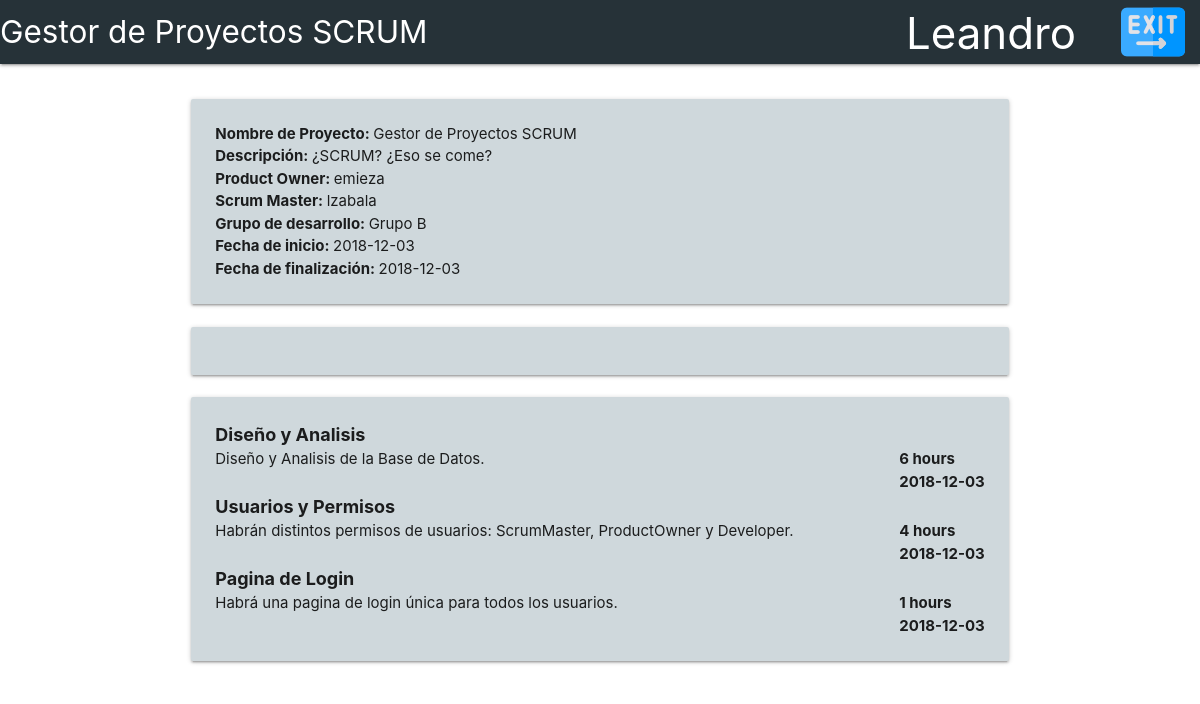
The app's page /proyectos.php?nom=Gestor de Proyectos SCRUM (signed in), older data.
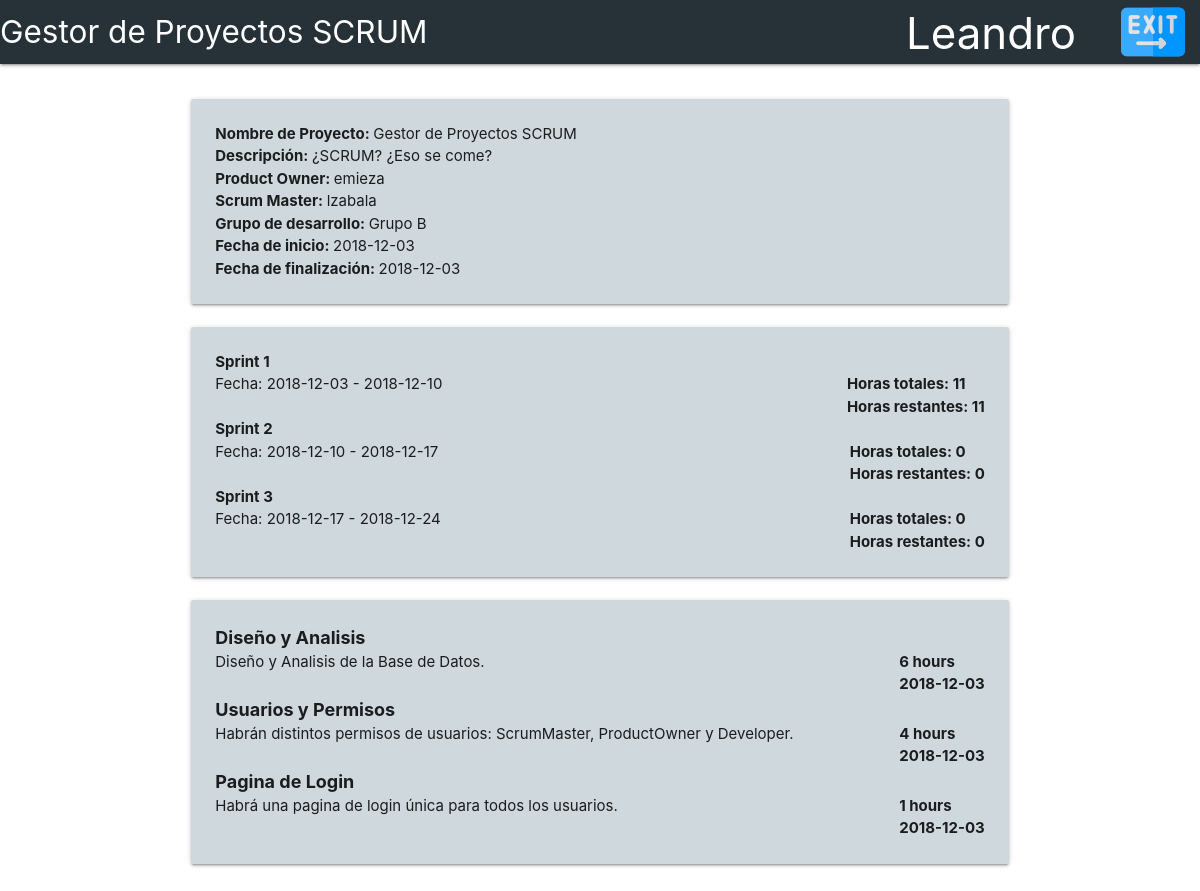
The same page, newer data.
### tables this page shows
CREATE TABLE `users` (
  `uid` int(11) NOT NULL,
  `username` varchar(20) NOT NULL,
  `password` varchar(256) NOT NULL,
  `rol` varchar(20) NOT NULL,
  `name` varchar(20) NOT NULL,
  `last_name` varchar(20) DEFAULT NULL,
  `email` varchar(50) NOT NULL,
  `phone_number` int(11) NOT NULL
);

CREATE TABLE `project` (
  `id_project` int(11) NOT NULL,
  `cod_project` int(11) NOT NULL,
  `name_project` varchar(30) NOT NULL,
  `description` varchar(40) NOT NULL,
  `product_owner` varchar(20) NOT NULL,
  `scrum_master` varchar(20) NOT NULL,
  `group_name` varchar(15) NOT NULL,
  `date_start` date NOT NULL,
  `date_finish` date NOT NULL,
  `comments` varchar(40) NOT NULL,
  `budget` int(11) NOT NULL
);

CREATE TABLE `specifications` (
  `id_specification` int(11) NOT NULL,
  `cod_specification` int(11) NOT NULL,
  `cod_project` int(11) NOT NULL,
  `name_specification` varchar(60) NOT NULL,
  `description` varchar(200) NOT NULL,
  `comments` varchar(40) NOT NULL,
  `hours` int(11) NOT NULL,
  `date` date NOT NULL,
  `completed` tinyint(1) DEFAULT NULL
);

CREATE TABLE `sprints` (
  `id_sprint` int(11) NOT NULL,
  `cod_project` int(11) NOT NULL,
  `number_sprint` int(11) NOT NULL,
  `name_sprint` varchar(20) NOT NULL,
  `date_start` date NOT NULL,
  `date_finish` date NOT NULL,
  `total_hours` int(11) NOT NULL,
  `hours_left` int(11) NOT NULL
);

### userClass.php (called while the page is built, shortened)
<?php
class userClass
{
public function userDetails($uid)
{
try{
$db = getDB();
$stmt = $db->prepare("SELECT email,username,name,rol FROM users WHERE uid=:uid");
$stmt->bindParam("uid", $uid,PDO::PARAM_INT);
$stmt->execute();
$data = $stmt->fetch(PDO::FETCH_OBJ);
return $data;
}
catch(PDOException $e) {
echo '{"error":{"text":'. $e->getMessage() .'}}';
}
}
public function projectDeveloper($uid)
{
$sql="SELECT * from project WHERE cod_project IN (SELECT cod_project FROM proj_users WHERE name_proj='Gestor de Proyectos SCRUM' AND username IN (SELECT username FROM users WHERE uid=:uid))";
try{
$db = getDB();
$stmt = $db->prepare( $sql, array(PDO::ATTR_CURSOR => PDO::CURSOR_SCROLL));
$stmt->bindParam("uid", $uid,PDO::PARAM_INT);
$stmt->execute();
while ($fila = $stmt->fetch(PDO::FETCH_NUM, PDO::FETCH_ORI_NEXT)) {
      $nombre_proyectos[]=$fila;
    }
    print_r($fila);
}
catch(PDOException $e) {
echo '{"error":{"text":'. $e->getMessage() .'}}';
}
}
}
?>

### proyectos.php (the view, shortened to what this page needs)
<?php
include('session.php');
$userDetails=$userClass->userDetails($session_uid);
$nombre_usuario_proyecto=$userDetails->name;
?>
<!DOCTYPE html>
<html>
<head>
	<link rel="stylesheet" type="text/css" href="css/codigo.css">
	<link rel="stylesheet" href="css/materialize.min.css">
</head>
<body>
<div>
	<nav class="blue-grey darken-4">
		<div class="nav-wrapper">
			<a href="" class="brand-logo"><?php echo $v1= $_GET['nom']; ?></a>
			<ul id="nav-mobile" class="right hide-on-med-and-down">
				<li id="nombre_usuario"><h3 id="nombeUsuario" style="color:white"><?php echo $userDetails->name; ?></h3></li>
				<li id="icono_logout"><a href="<?php echo BASE_URL; ?>logout.php"><img src="css/images/salida.png"></a></li>
			</ul>
		</div>
	</nav>
	<div class="container">
		<div class="row">
			<div class="col m12">
				<div class="card-panel blue-grey lighten-4">
					<?php
					$pdo=getDB();
					$sql="SELECT * from project WHERE cod_project IN (SELECT cod_project FROM proj_users WHERE name_proj='".$v1."' AND username IN (SELECT username FROM users WHERE name='".$nombre_usuario_proyecto."'))";
					foreach ($pdo->query($sql) as $row) {
			        echo "<b>Nombre de Proyecto: </b>",$row['name_project'] . "\t<br>";
			        echo "<b>Descripción: </b>",$row['description'] . "\t<br>";
			        echo "<b>Product Owner: </b>",$row['product_owner'] . "\t<br>";
			        echo "<b>Scrum Master: </b>",$row['scrum_master'] . "\t<br>";
			        echo "<b>Grupo de desarrollo: </b>",$row['group_name'] . "\t<br>";
			        echo "<b>Fecha de inicio: </b>",$row['date_start'] . "\t<br>";
			        echo "<b>Fecha de finalización: </b>",$row['date_finish'] . "\t<br>";
			    	}
					?>
				</div>
			</div>
			<div class="col m12">
				<div class="card-panel blue-grey lighten-4">
					<?php
					$pdo=getDB();
					$sql="SELECT * from sprints WHERE cod_project IN (SELECT cod_project FROM proj_users WHERE name_proj='".$v1."' AND username IN (SELECT username FROM users WHERE name='".$nombre_usuario_proyecto."'))";
					foreach ($pdo->query($sql) as $row) {
					echo "<b>",$row['name_sprint'] . "\t</b><br>";
					echo "Fecha: ",$row['date_start'] . "\t - ";
					echo $row['date_finish'] . "\t";
					echo "<b style='float:right'>";
					echo "Horas totales: ",$row['total_hours'] . "\t <br>";
					echo "Horas restantes: ",$row['hours_left'] . "\t";
					echo "</b>";
					echo '<br><br>';
					}
					?>
				</div>
			</div>
			<div class="col m12">
				<div class="card-panel blue-grey lighten-4">
					<?php
					$pdo=getDB();
					$sql="SELECT * from specifications WHERE cod_project IN (SELECT cod_project FROM proj_users WHERE name_proj='".$v1."' AND username IN (SELECT username FROM users WHERE name='".$nombre_usuario_proyecto."'))";
					foreach ($pdo->query($sql) as $row) {
			        echo "<b><font size='4'>",$row['name_specification'] . "\t</font></b><br>";
			        echo $row['description'] . "\t";
			        echo "<b style='float:right'>";
			        echo $row['hours'] . " hours\t <br>";
			        echo $row['date'] . "\t ";
			        echo "</b>";
			        echo '<br><br>';
			    	}
					?>
				</div>
			</div>
		</div>
	</div>
</div>
</body>
</html>

### css/codigo.css (style rules this page uses)
h3 { color:#94abcd }
body { background-image: url("images/project1.jpg"); background-size: cover; }
#nombre_usuario { float: left; margin-right: 30px; }
#icono_logout { float: right; }
#nombeUsuario { margin-top: 10px; color: #262123; }

Row changes from the older to the newer data that the page shows:
added sprints: name_sprint "Sprint 1", date_start "2018-12-03", date_finish "2018-12-10", total_hours "11", hours_left "11"
added sprints: name_sprint "Sprint 2", date_start "2018-12-10", date_finish "2018-12-17", total_hours "0", hours_left "0"
added sprints: name_sprint "Sprint 3", date_start "2018-12-17", date_finish "2018-12-24", total_hours "0", hours_left "0"
